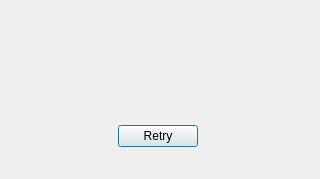
<?xml version="1.0" encoding="UTF-8"?>
<ui version="4.0">
 <class>ErrorWindow</class>
 <widget class="QDialog" name="ErrorWindow">
  <property name="geometry">
   <rect>
    <x>0</x>
    <y>0</y>
    <width>320</width>
    <height>179</height>
   </rect>
  </property>
  <property name="windowTitle">
   <string>Error</string>
  </property>
  <widget class="QLabel" name="error_msg_label">
   <property name="geometry">
    <rect>
     <x>20</x>
     <y>30</y>
     <width>281</width>
     <height>71</height>
    </rect>
   </property>
   <property name="font">
    <font>
     <family>Serif</family>
     <pointsize>12</pointsize>
     <weight>50</weight>
     <bold>false</bold>
     <kerning>true</kerning>
    </font>
   </property>
   <property name="frameShape">
    <enum>QFrame::NoFrame</enum>
   </property>
   <property name="frameShadow">
    <enum>QFrame::Plain</enum>
   </property>
   <property name="text">
    <string/>
   </property>
   <property name="alignment">
    <set>Qt::AlignCenter</set>
   </property>
  </widget>
  <widget class="QWidget" name="">
   <property name="geometry">
    <rect>
     <x>70</x>
     <y>120</y>
     <width>176</width>
     <height>32</height>
    </rect>
   </property>
   <layout class="QHBoxLayout" name="horizontalLayout">
    <item>
     <spacer name="horizontalSpacer">
      <property name="orientation">
       <enum>Qt::Horizontal</enum>
      </property>
      <property name="sizeHint" stdset="0">
       <size>
        <width>40</width>
        <height>20</height>
       </size>
      </property>
     </spacer>
    </item>
    <item>
     <widget class="QPushButton" name="retry_button">
      <property name="text">
       <string>Retry</string>
      </property>
     </widget>
    </item>
    <item>
     <spacer name="horizontalSpacer_2">
      <property name="orientation">
       <enum>Qt::Horizontal</enum>
      </property>
      <property name="sizeHint" stdset="0">
       <size>
        <width>40</width>
        <height>20</height>
       </size>
      </property>
     </spacer>
    </item>
   </layout>
  </widget>
 </widget>
 <resources/>
 <connections>
  <connection>
   <sender>retry_button</sender>
   <signal>clicked()</signal>
   <receiver>ErrorWindow</receiver>
   <slot>close()</slot>
   <hints>
    <hint type="sourcelabel">
     <x>170</x>
     <y>135</y>
    </hint>
    <hint type="destinationlabel">
     <x>159</x>
     <y>119</y>
    </hint>
   </hints>
  </connection>
 </connections>
</ui>
